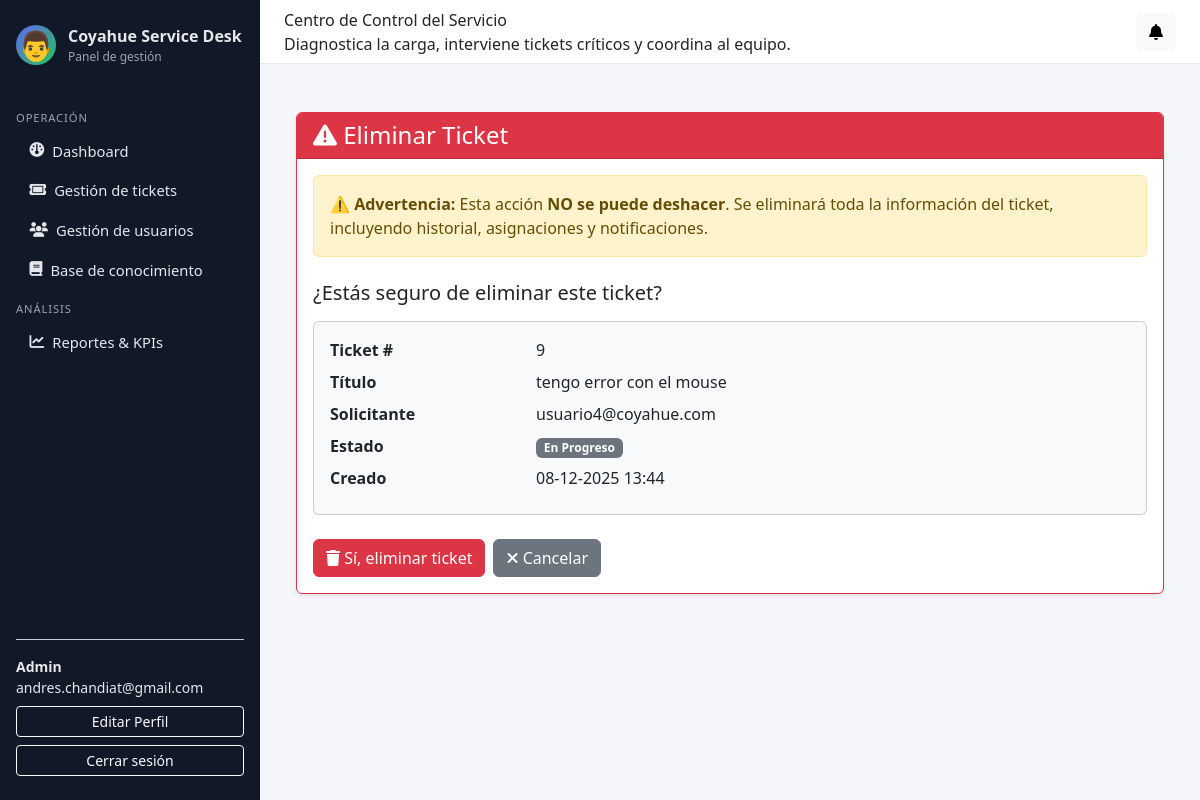
/panel/tickets/9/eliminar/ (signed in), run on the app's committed database.
### accounts/models.py (models this page shows, shortened)
class Usuario(AbstractUser):
    username = None
    email = models.EmailField("email address", unique=True)
    rol = models.ForeignKey(
        Rol,
        on_delete=models.PROTECT,
        related_name="usuarios",
        null=True,
        blank=True,
    )
    telefono = models.CharField(max_length=30, blank=True)
    departamento = models.CharField(max_length=100, blank=True)
    activo = models.BooleanField(default=True)
    AVATAR_CHOICES = [
        ('👤', '👤 Persona'),
        ('👨', '👨 Hombre'),
        ('👩', '👩 Mujer'),
        ('🧑', '🧑 Persona neutra'),
        ('👔', '👔 Profesional'),
        ('💼', '💼 Ejecutivo'),
        ('🎓', '🎓 Estudiante'),
        ('⚙️', '⚙️ Técnico'),
    ]
    avatar = models.CharField(
        max_length=10,
        choices=AVATAR_CHOICES,
        default='👤',
        help_text="Ícono de perfil personalizado"
    )
    fecha_creacion = models.DateTimeField(auto_now_add=True)
    fecha_actualizacion = models.DateTimeField(auto_now=True)
    USERNAME_FIELD = "email"
    REQUIRED_FIELDS: list[str] = []  # no pedimos username, solo email + password
    objects = UsuarioManager()

class Rol(models.Model):
    nombre_rol = models.CharField(max_length=50, unique=True)
    descripcion = models.TextField(blank=True)
    permisos = models.JSONField(default=dict, blank=True)
    fecha_creacion = models.DateTimeField(auto_now_add=True)

### tickets/models.py (models this page shows, shortened)
class Ticket(models.Model):
    titulo = models.CharField(max_length=200)
    descripcion = models.TextField()
    solicitante = models.ForeignKey(
        Usuario,
        on_delete=models.CASCADE,
        related_name="tickets_solicitados",
    )
    categoria = models.ForeignKey(
        Categoria,
        on_delete=models.SET_NULL,
        null=True,
        blank=True,
        related_name="tickets",
    )
    subcategoria = models.ForeignKey(
        Subcategoria,
        on_delete=models.SET_NULL,
        null=True,
        blank=True,
        related_name="tickets",
    )
    prioridad = models.ForeignKey(
        Prioridad,
        on_delete=models.SET_NULL,
        null=True,
        blank=True,
        related_name="tickets",
    )
    area_afectada = models.ForeignKey(
        AreaAfectada,
        on_delete=models.PROTECT,
        related_name="tickets",
    )
    estado = models.ForeignKey(
        EstadoTicket,
        on_delete=models.PROTECT,
        related_name="tickets",
    )
    archivo = models.FileField(
        upload_to="tickets_adjuntos/",
        blank=True,
        null=True,
        help_text="Archivos adjuntos: imágenes, PDF, etc."
    )
    fecha_creacion = models.DateTimeField(auto_now_add=True)
    fecha_actualizacion = models.DateTimeField(auto_now=True)
    fecha_cierre = models.DateTimeField(null=True, blank=True)
    sla_horas_objetivo = models.PositiveIntegerField(
        null=True,
        blank=True,
        help_text="SLA en horas, si aplica."
    )

class EstadoTicket(models.Model):
    nombre_estado = models.CharField(max_length=50, unique=True)
    descripcion = models.TextField(blank=True)
    es_final = models.BooleanField(
        default=False,
        help_text="Indica si es un estado final (Resuelto, Cerrado)."
    )

### accounts/views.py (the view)
# urls.py: path("panel/tickets/<int:ticket_id>/eliminar/", tickets_eliminar, name="tickets_eliminar"),
@login_required
def tickets_eliminar(request, ticket_id):
    if not require_role(request.user, "ADMIN"):
        return HttpResponseForbidden("No tienes permiso para eliminar tickets.")
    ticket = get_object_or_404(Ticket, id=ticket_id)
    if request.method == "POST":
        ticket_numero = ticket.id
        ticket_titulo = ticket.titulo
        ticket.delete()
        messages.success(request, f"Ticket #{ticket_numero} - {ticket_titulo} eliminado correctamente.")
        return redirect("tickets_listar")
    return render(request, "admin/tickets_eliminar.html", {
        "ticket": ticket
    })

### accounts/views.py (called while the page is built)
def require_role(user, rol_nombre: str) -> bool:
    return (
        user.is_authenticated
        and hasattr(user, "rol")
        and user.rol
        and user.rol.nombre_rol.upper() == rol_nombre.upper()
    )

### notifications/context_processors.py (called while the page is built)
def notificaciones_context(request):
    if not request.user.is_authenticated:
        return {}
    qs = Notificacion.objects.filter(
        usuario_destino=request.user,
        leida=False
    ).order_by("-fecha_envio")
    return {
        "notificaciones_no_leidas": qs,
        "total_notificaciones_no_leidas": qs.count(),
    }

### templates/admin/tickets_eliminar.html (shortened to what this page needs)
{% extends "base_admin.html" %}
{% block content %}
<div class="container mt-4">
    <div class="card shadow-sm border-danger">
        <div class="card-header bg-danger text-white">
            <h4 class="mb-0">
                <i class="fa-solid fa-triangle-exclamation"></i> Eliminar Ticket
            </h4>
        </div>
        <div class="card-body">
            <div class="alert alert-warning mb-4">
                <strong>⚠️ Advertencia:</strong> Esta acción <strong>NO se puede deshacer</strong>.
                Se eliminará toda la información del ticket, incluyendo historial, asignaciones y notificaciones.
            </div>
            <h5 class="mb-3">¿Estás seguro de eliminar este ticket?</h5>
            <div class="card bg-light mb-4">
                <div class="card-body">
                    <dl class="row mb-0">
                        <dt class="col-sm-3">Ticket #</dt>
                        <dd class="col-sm-9">{{ ticket.id }}</dd>
                        <dt class="col-sm-3">Título</dt>
                        <dd class="col-sm-9">{{ ticket.titulo }}</dd>
                        <dt class="col-sm-3">Solicitante</dt>
                        <dd class="col-sm-9">{{ ticket.solicitante.email }}</dd>
                        <dt class="col-sm-3">Estado</dt>
                        <dd class="col-sm-9">
                            <span class="badge bg-secondary">{{ ticket.estado.nombre_estado }}</span>
                        </dd>
                        <dt class="col-sm-3">Creado</dt>
                        <dd class="col-sm-9">{{ ticket.fecha_creacion|date:"d-m-Y H:i" }}</dd>
                    </dl>
                </div>
            </div>
            <form method="POST" class="d-flex gap-2">
                <button type="submit" class="btn btn-danger"
                        onclick="return confirm('⚠️ ¿CONFIRMAS que deseas ELIMINAR este ticket? Esta acción es IRREVERSIBLE.')">
                    <i class="fa-solid fa-trash"></i> Sí, eliminar ticket
                </button>
                <a href="{% url 'tickets_detalle' ticket.id %}" class="btn btn-secondary">
                    <i class="fa-solid fa-times"></i> Cancelar
                </a>
            </form>
        </div>
    </div>
</div>
{% endblock %}

### templates/base_admin.html (shortened to what this page needs)
{% load static %}
<!DOCTYPE html>
<html lang="es">
<head>
    <link href="https://cdn.jsdelivr.net/npm/bootstrap@5.3.2/dist/css/bootstrap.min.css" rel="stylesheet"/>
    <link rel="stylesheet"
        href="https://cdnjs.cloudflare.com/ajax/libs/font-awesome/6.5.0/css/all.min.css"
/>
</head>
<body>
<div class="layout-wrapper">
    <aside class="sidebar">
        <div class="sidebar-brand">
            <div class="sidebar-brand-icon" style="font-size: 1.8rem;">{{ user.avatar }}</div>
            <div>
                <div class="fw-semibold">Coyahue Service Desk</div>
                <div style="font-size: 0.75rem; color: #9ca3af;">Panel de gestión</div>
            </div>
        </div>
        <nav class="sidebar-nav">
            <div class="sidebar-section-title">Operación</div>
            {% if request.user.is_authenticated and request.user.rol %}
                {% if request.user.rol.nombre_rol|upper == "ADMIN" %}
                    <a href="{% url 'dashboard_admin' %}" class="{% if request.resolver_match.url_name == 'dashboard_admin' %}active-link{% endif %}">
                        <i class="fa-solid fa-gauge"></i> <span>Dashboard</span>
                    </a>
                    <a href="{% url 'tickets_listar' %}" class="{% if request.resolver_match.url_name == 'tickets_listar' %}active-link{% endif %}">
                        <i class="fa-solid fa-ticket"></i> <span>Gestión de tickets</span>
                    </a>
                    <a href="{% url 'usuarios_listar' %}" class="{% if request.resolver_match.url_name in 'usuarios_listar usuarios_crear usuarios_editar usuarios_eliminar' %}active-link{% endif %}">
                        <i class="fa-solid fa-users"></i> <span>Gestión de usuarios</span>
                    </a>
                    <a href="{% url 'faq_admin_listar' %}" class="{% if 'faq_admin' in request.resolver_match.url_name %}active-link{% endif %}">
                        <i class="fa-solid fa-book"></i> <span>Base de conocimiento</span>
                    </a>
                    <div class="sidebar-section-title">Análisis</div>
                    <a href="{% url 'reportes_dashboard' %}" class="{% if request.resolver_match.url_name == 'reportes_dashboard' %}active-link{% endif %}">
                        <i class="fa-solid fa-chart-line"></i> <span>Reportes & KPIs</span>
                    </a>
                {% endif %}
            {% endif %}
        </nav>
        <div class="mt-auto pt-3 border-top border-secondary-subtle small">
            {% if request.user.is_authenticated %}
                <div class="fw-semibold">
                    {% if request.user.rol %}
                        {{ request.user.rol.nombre_rol|title }}
                    {% else %} Usuario {% endif %}
                </div>
                <div class="text-truncate">{{ request.user.email }}</div>
                <a href="{% url 'editar_perfil' %}" class="btn btn-outline-light btn-sm w-100 mt-2">
                     Editar Perfil
                </a>
                <form method="post" action="{% url 'logout' %}" class="mt-2">
                    <button class="btn btn-outline-light btn-sm w-100" type="submit">Cerrar sesión</button>
                </form>
            {% endif %}
        </div>
    </aside>
    <div class="main-area">
        <header class="topbar">
            <div>
                <div class="topbar-title">Centro de Control del Servicio</div>
                <div class="topbar-subtitle">Diagnostica la carga, interviene tickets críticos y coordina al equipo.</div>
            </div>
            <div class="d-flex align-items-center gap-3">
                <div class="dropdown">
                    <button class="btn btn-light position-relative" data-bs-toggle="dropdown">
                        <i class="fa-solid fa-bell"></i>
                    </button>
                </div>
            </div>
        </header>
        <main class="content">
            {% block content %}{% endblock %}
        </main>
    </div>
</div>
</body>
</html>

### templates/base_admin.html (style rules this page uses)
body { font-family: system-ui, -apple-system, BlinkMacSystemFont, "Segoe UI", sans-serif; background-color: #f4f6f9; }
.layout-wrapper { min-height: 100vh; display: flex; flex-direction: row; }
.sidebar { width: 260px; background: #111827; color: #e5e7eb; padding: 1.5rem 1rem; display: flex; flex-direction: column; gap: 1rem; }
.sidebar-brand { display: flex; align-items: center; gap: 0.75rem; margin-bottom: 1rem; }
.sidebar-brand-icon { width: 40px; height: 40px; border-radius: 999px; background: linear-gradient(135deg, #6366f1, #22c55e); display: flex; align-items: center; justify-content: center; color: #fff; font-weight: 700; }
.sidebar-nav a { display: flex; align-items: center; gap: 0.5rem; padding: 0.55rem 0.85rem; border-radius: 0.45rem; color: #e5e7eb; text-decoration: none; font-size: 0.92rem; }
.sidebar-section-title { text-transform: uppercase; font-size: 0.7rem; letter-spacing: 0.08em; color: #9ca3af; margin-top: 0.75rem; margin-bottom: 0.25rem; }
.main-area { flex: 1; display: flex; flex-direction: column; }
.topbar { height: 64px; background: #ffffff; border-bottom: 1px solid #e5e7eb; display: flex; align-items: center; justify-content: space-between; padding: 0 1.5rem; }
.content { padding: 1.5rem; }

### data on the page
Usuario: avatar "👨", user.rol.nombre_rol "Admin", user.email "andres.chandiat@gmail.com"
Ticket: id "9", titulo "tengo error con el mouse", solicitante.email "usuario4@coyahue.com", estado.nombre_estado "En Progreso", fecha_creacion "08-12-2025 13:44"
